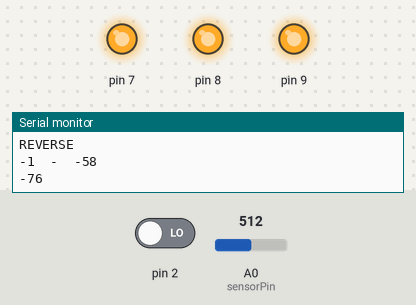
A sketch run on a simulated Arduino Uno, built with avr-gcc and run on an emulated ATmega328P. Parts: output pins drawn as LEDs (lit = HIGH), the last lines printed to the serial monitor. The inputs (shaded band) are chosen by the test bench; at power-on: A0 (sensorPin) = 512, pin 2 LOW.

Above: at 1.2 s.
1.3 s: A0 (sensorPin) set to 276
2.8 s: A0 (sensorPin) set to 248
At 3.2 s:
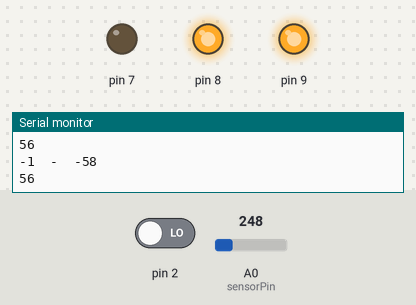
4.4 s: A0 (sensorPin) set to 209
At 4.8 s:
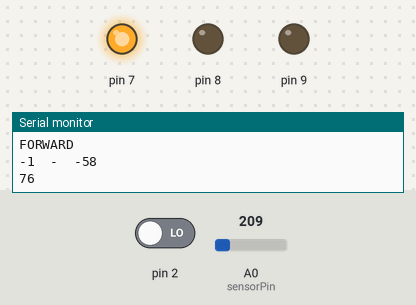
6.0 s: A0 (sensorPin) set to 85
7.5 s: A0 (sensorPin) set to 75
At 8.8 s:
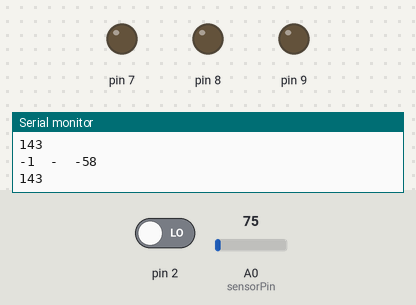
9.1 s: A0 (sensorPin) set to 122
At 10.6 s:
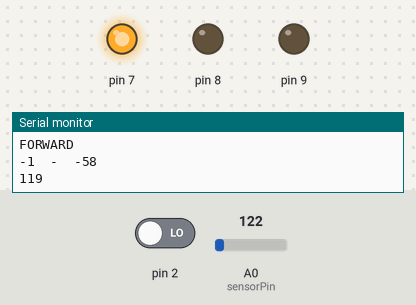
Timing chart, 0 to 11.7 s (numbered marks = the images above; inputs shaded):
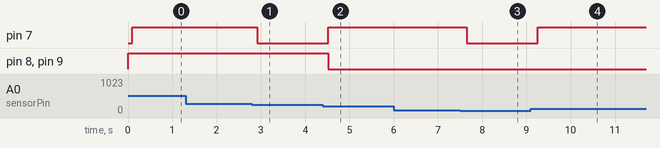

Measured:
- the behaviour switches between 264 and 263 on A0 (sensorPin) (found by bisection; images 0 and 1)
- the behaviour switches between 226 and 225 on A0 (sensorPin) (found by bisection; images 1 and 2)
- the behaviour switches between 80 and 79 on A0 (sensorPin) (found by bisection; images 2 and 3)
- after the input at 2.8 s, pin 7: HIGH → LOW after 0.12 s
- after the input at 4.4 s, pin 7: LOW → HIGH after 0.13 s; pin 8, pin 9: HIGH → LOW after 0.13 s
- after the input at 7.5 s, pin 7: HIGH → LOW after 0.15 s
- after the input at 9.1 s, pin 7: LOW → HIGH after 0.16 s

The sketch:

motor-big-rev.ino
```cpp
#include <Wire.h>

int countr;
int sensorPin = A0;
int sensorValue = 0;
int gearAngle = 0;
volatile int pwm_value = 0;
volatile int prev_time = 0;

int targetAngle = -90;


int currentDutyCycle = 1500;
int speedLinear = 0;
int forwardReverse = 1;//1=forward 0=reverse

int getAngleFromSensorInput( int sensorinput ){
  //sensorinput assumes 3.3v, not 5v.
  //THIS IS IMPORTANT. REALLY IMPORTANT.
  //REPEAT.
  //THE SUPPLY VOLTAGE TO THE POT. DIFF. IS 3.3v.
  return ( -1 * ( ( sensorinput/2 ) - 180 ));
}

bool withinZoneOfTollerance(){

    int withinUpperLimit = 0;
    int withinLowerLimit = 0;

    int upperLimit = targetAngle + 10;
    int lowerLimit = targetAngle - 10;

    if (gearAngle < upperLimit){
      withinUpperLimit = 1;
    }

    if (gearAngle > lowerLimit){
      withinLowerLimit = 1;
    }

    if( (withinUpperLimit==1) & (withinLowerLimit==1) ){
      return true;
    }else{
      return false;
    }

}
void setup() {

    Serial.begin(9600);

    attachInterrupt(0, rising, RISING);

    pinMode(7, OUTPUT);
    pinMode(8, OUTPUT);
    pinMode(9, OUTPUT);

    digitalWrite( 9, HIGH );
    digitalWrite( 8, HIGH );
    digitalWrite( 7, LOW );


    countr = 0;
}

void loop() {

  sensorValue = analogRead(sensorPin);
  gearAngle = getAngleFromSensorInput( sensorValue );
  dutyCycleToOperation();


  //Serial.print( sensorValue );
  //Serial.print( "\t");
  Serial.println( gearAngle );
  delay(100);


/*
 * SENSOR VALUE vs. DEGREES
 *
 *    -90 deg  = 500
 *    -60 deg  = 440
 *    -30 deg  = 370
 *      0 deg  = 300
 *     30 deg  = 250
 *     60 deg  = 180
 *     90 deg  = 130
 *
 */


    //Serial.println( withinZoneOfTollerance() );
    if ( withinZoneOfTollerance() == true ){
         digitalWrite( 7, LOW );

    }else{
          if( gearAngle > 140 | gearAngle < -140 ){
            digitalWrite( 7, LOW);
          }else{
              if( targetAngle < gearAngle ){
                  digitalWrite( 7, HIGH );
                  // Anticlockwise.  Angle value DECREASES
                  digitalWrite(8, LOW);
                  digitalWrite(9, LOW);
                  Serial.println("FORWARD");
                }else if( targetAngle > gearAngle ){
                  digitalWrite( 7, HIGH );
                  // Clockwise. Angle value INCREASES
                  digitalWrite(8, HIGH);
                  digitalWrite(9, HIGH);
                  Serial.println("REVERSE");
              }
          }
    }


}

void dutyCycleToOperation(){

    //Serial.print(currentDutyCycle);
    //Serial.print("  -  ");
    if(currentDutyCycle < 1000){
      currentDutyCycle = 1000;
     }

    if(currentDutyCycle > 2000){
      currentDutyCycle = 2000;
     }

    if( currentDutyCycle < 1500 ){
      forwardReverse = 1;
      digitalWrite(13, HIGH);
    }else{
      forwardReverse = -1;
      digitalWrite(13, LOW);
    }


      if( currentDutyCycle < 1500){
            speedLinear = ( 1400 - currentDutyCycle )/3.8;
      }else{
            speedLinear = ( currentDutyCycle - 1600 )/1.7;
      }


    Serial.print(forwardReverse);
    Serial.print("  -  ");
    Serial.println(speedLinear);
    //delay(10);
    targetAngle = (forwardReverse * speedLinear);
}


  void rising() {
    attachInterrupt(0, falling, FALLING);
    prev_time = micros();
  }

  void falling() {
    attachInterrupt(0, rising, RISING);
    currentDutyCycle = micros()-prev_time;

    //Serial.println(currentDutyCycle);
  }
```
